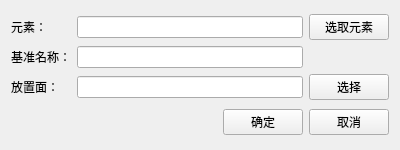
<?xml version="1.0" encoding="UTF-8"?>
<ui version="4.0">
 <class>DatumInput</class>
 <widget class="QWidget" name="DatumInput">
  <property name="geometry">
   <rect>
    <x>0</x>
    <y>0</y>
    <width>400</width>
    <height>150</height>
   </rect>
  </property>
  <property name="maximumSize">
   <size>
    <width>400</width>
    <height>150</height>
   </size>
  </property>
  <property name="windowTitle">
   <string>Form</string>
  </property>
  <layout class="QGridLayout" name="gridLayout_2">
   <item row="0" column="0" colspan="2">
    <layout class="QGridLayout" name="gridLayout">
     <item row="0" column="0">
      <widget class="QLabel" name="label_2">
       <property name="text">
        <string>元素：</string>
       </property>
      </widget>
     </item>
     <item row="0" column="1">
      <widget class="QLineEdit" name="lineEdit_elementName">
       <property name="readOnly">
        <bool>true</bool>
       </property>
      </widget>
     </item>
     <item row="0" column="2">
      <widget class="QPushButton" name="pushButton_select">
       <property name="text">
        <string>选取元素</string>
       </property>
      </widget>
     </item>
     <item row="1" column="0">
      <widget class="QLabel" name="label">
       <property name="text">
        <string>基准名称：</string>
       </property>
      </widget>
     </item>
     <item row="1" column="1">
      <widget class="QLineEdit" name="lineEdit"/>
     </item>
     <item row="2" column="0">
      <widget class="QLabel" name="label_3">
       <property name="text">
        <string>放置面：</string>
       </property>
      </widget>
     </item>
     <item row="2" column="1">
      <widget class="QLineEdit" name="lineEdit_place">
       <property name="readOnly">
        <bool>true</bool>
       </property>
      </widget>
     </item>
     <item row="2" column="2">
      <widget class="QPushButton" name="pushButton_selectPlace">
       <property name="text">
        <string>选择</string>
       </property>
      </widget>
     </item>
    </layout>
   </item>
   <item row="1" column="0">
    <spacer name="horizontalSpacer_2">
     <property name="orientation">
      <enum>Qt::Horizontal</enum>
     </property>
     <property name="sizeHint" stdset="0">
      <size>
       <width>198</width>
       <height>20</height>
      </size>
     </property>
    </spacer>
   </item>
   <item row="1" column="1">
    <layout class="QHBoxLayout" name="horizontalLayout_2">
     <item>
      <widget class="QPushButton" name="pushButton_ok">
       <property name="text">
        <string>确定</string>
       </property>
      </widget>
     </item>
     <item>
      <widget class="QPushButton" name="pushButton_cancle">
       <property name="text">
        <string>取消</string>
       </property>
      </widget>
     </item>
    </layout>
   </item>
  </layout>
 </widget>
 <resources/>
 <connections/>
</ui>
